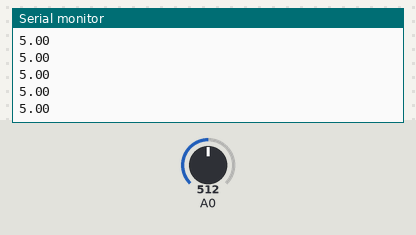
Bench run of a sketch on a simulated Arduino Uno, built with avr-gcc and run on an emulated ATmega328P. On the bench: the last lines printed to the serial monitor. The inputs (shaded band) are chosen by the test bench; at power-on: A0 = 512.

Above: at 1.2 s.
1.3 s: A0 set to 716
At 1.8 s:
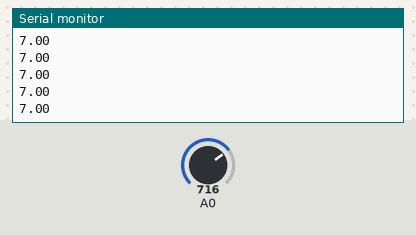
2.8 s: A0 set to 900
At 3.7 s:
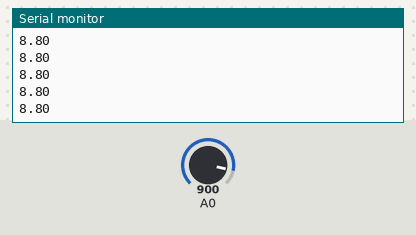
Timing chart, 0 to 5.8 s (numbered marks = the images above; inputs shaded):
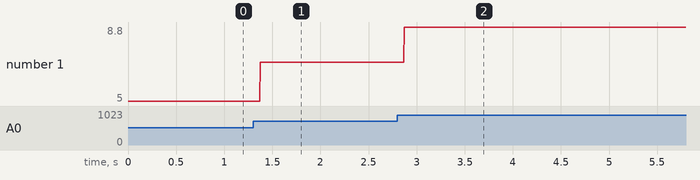

Measured:
- after the input at 1.3 s, the serial monitor: prints a new line after 0.07 s (image 1)
- after the input at 2.8 s, the serial monitor: prints a new line after 0.07 s (image 2)
- plotted number 1: 5 → 7 after the input at 1.3 s, 7 → 8.8 after the input at 2.8 s

The sketch:

voltage.ino
```cpp
#include <Wire.h>


void setup()
{

  Serial.begin(9600);

}

void loop()
{
  printVolts();
}

 void printVolts()
{
  int sensorValue = analogRead(A0); //read the A0 pin value
  float voltage = sensorValue * (5.00 / 1023.00) * 2; //convert the value to a true voltage.
  Serial.println(voltage);
  if (voltage < 6.50) //set the voltage considered low battery here
  {

  }
}
```
